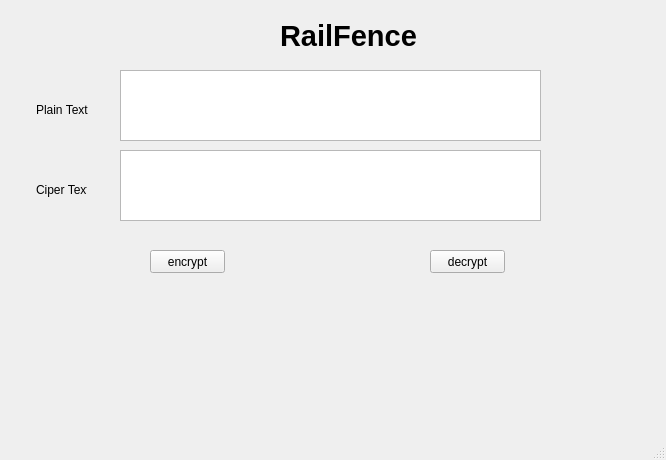
<?xml version="1.0" encoding="UTF-8"?>
<ui version="4.0">
 <class>MainWindow</class>
 <widget class="QMainWindow" name="MainWindow">
  <property name="geometry">
   <rect>
    <x>0</x>
    <y>0</y>
    <width>666</width>
    <height>460</height>
   </rect>
  </property>
  <property name="windowTitle">
   <string>MainWindow</string>
  </property>
  <widget class="QWidget" name="centralwidget">
   <widget class="QLabel" name="label">
    <property name="geometry">
     <rect>
      <x>280</x>
      <y>20</y>
      <width>161</width>
      <height>31</height>
     </rect>
    </property>
    <property name="font">
     <font>
      <pointsize>22</pointsize>
      <weight>75</weight>
      <bold>true</bold>
     </font>
    </property>
    <property name="text">
     <string>RailFence</string>
    </property>
   </widget>
   <widget class="QLabel" name="label_2">
    <property name="geometry">
     <rect>
      <x>36</x>
      <y>100</y>
      <width>61</width>
      <height>20</height>
     </rect>
    </property>
    <property name="text">
     <string>Plain Text</string>
    </property>
   </widget>
   <widget class="QLabel" name="label_3">
    <property name="geometry">
     <rect>
      <x>36</x>
      <y>180</y>
      <width>51</width>
      <height>20</height>
     </rect>
    </property>
    <property name="text">
     <string>Ciper Text</string>
    </property>
   </widget>
   <widget class="QPushButton" name="btn_encrypt">
    <property name="geometry">
     <rect>
      <x>150</x>
      <y>250</y>
      <width>75</width>
      <height>23</height>
     </rect>
    </property>
    <property name="text">
     <string>encrypt</string>
    </property>
   </widget>
   <widget class="QPushButton" name="btn_decrypt">
    <property name="geometry">
     <rect>
      <x>430</x>
      <y>250</y>
      <width>75</width>
      <height>23</height>
     </rect>
    </property>
    <property name="text">
     <string>decrypt</string>
    </property>
   </widget>
   <widget class="QTextEdit" name="plaintexttxt">
    <property name="geometry">
     <rect>
      <x>120</x>
      <y>70</y>
      <width>421</width>
      <height>71</height>
     </rect>
    </property>
   </widget>
   <widget class="QTextEdit" name="cipertexttxt">
    <property name="geometry">
     <rect>
      <x>120</x>
      <y>150</y>
      <width>421</width>
      <height>71</height>
     </rect>
    </property>
   </widget>
  </widget>
  <widget class="QMenuBar" name="menubar">
   <property name="geometry">
    <rect>
     <x>0</x>
     <y>0</y>
     <width>666</width>
     <height>21</height>
    </rect>
   </property>
  </widget>
  <widget class="QStatusBar" name="statusbar"/>
 </widget>
 <resources/>
 <connections/>
</ui>
